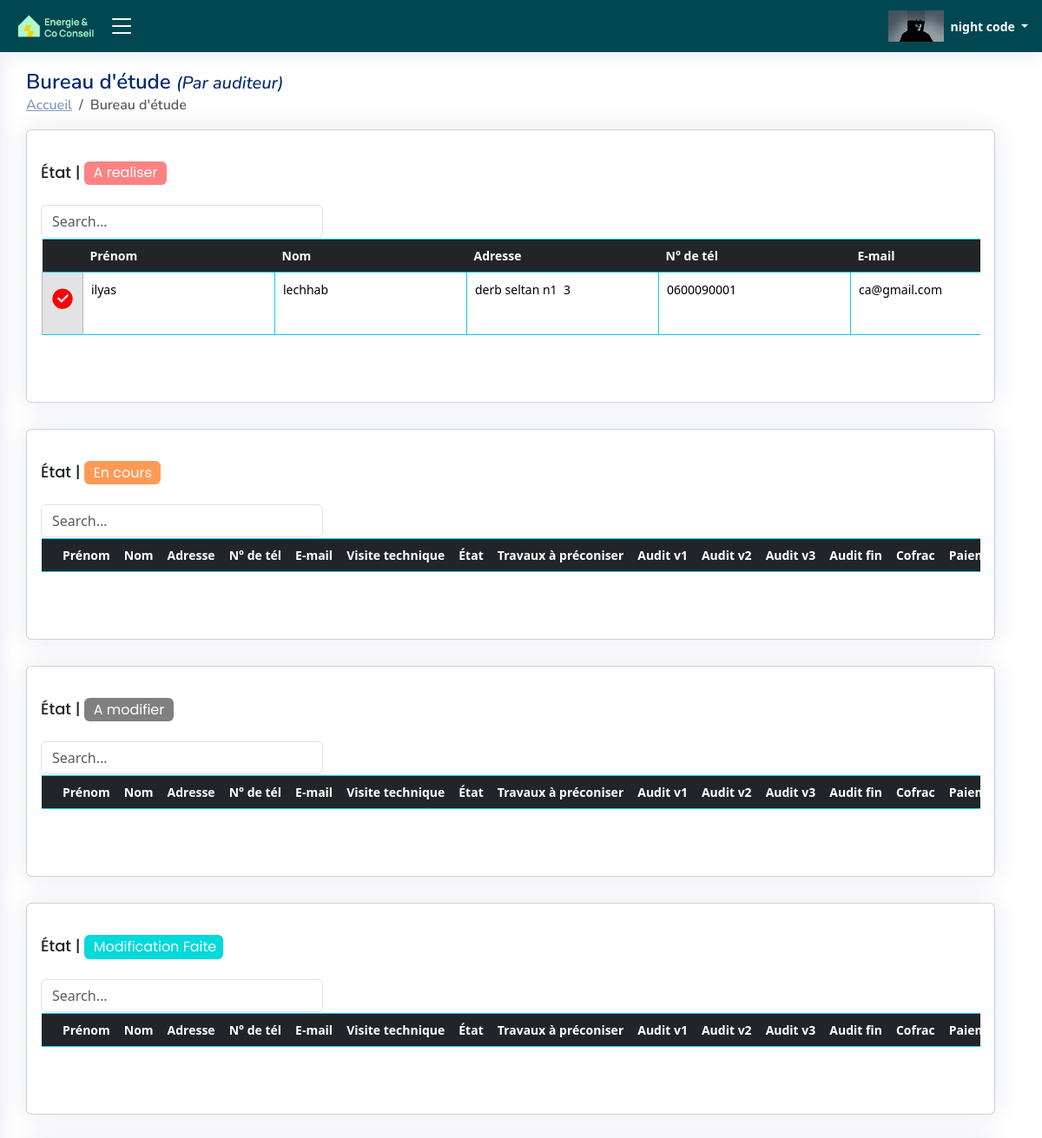
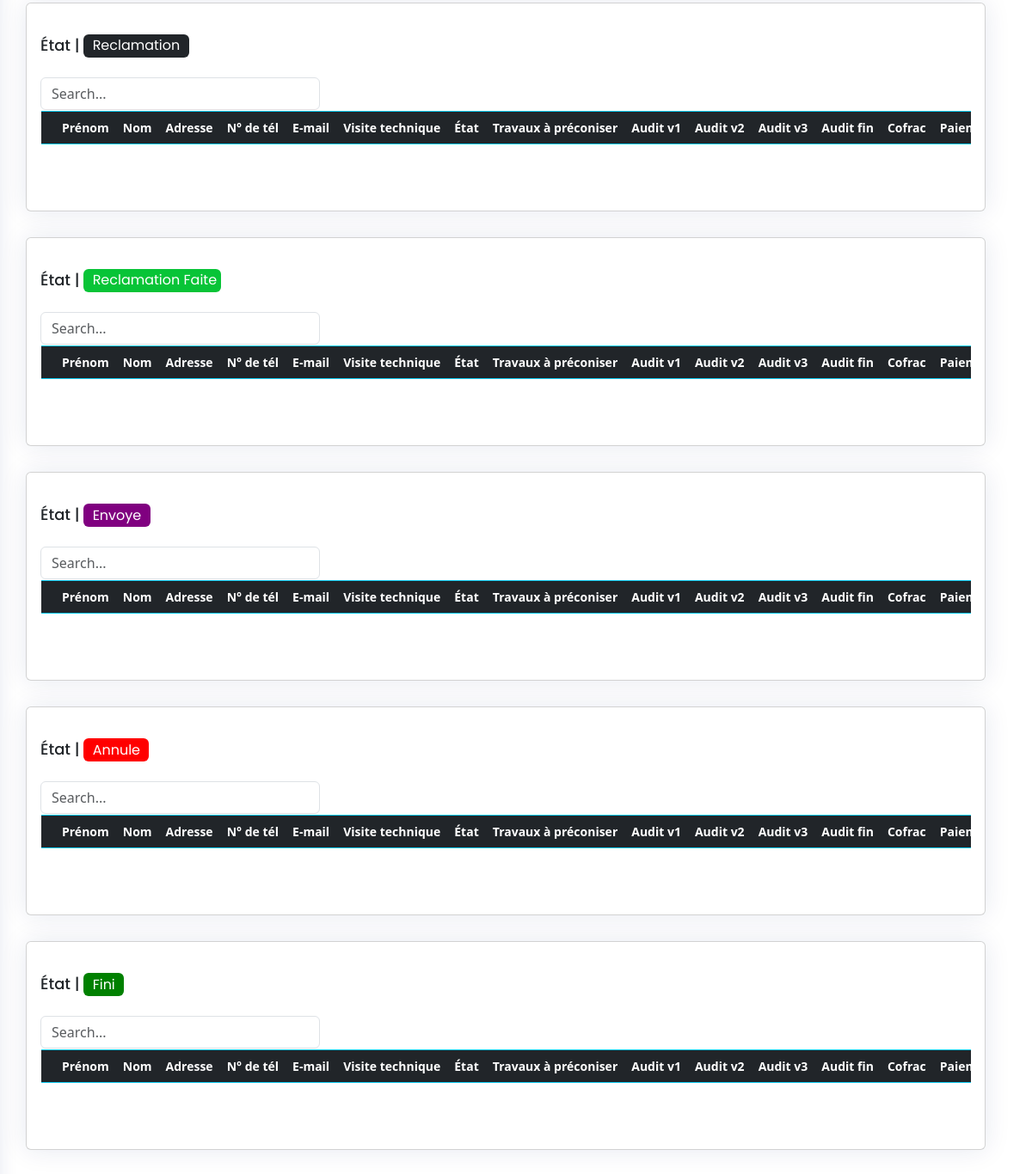
Screenshot of /BE_audit_BY_A/ (signed in) with the database file from the repository (2 pictures, top to bottom).
### ERapp/models.py (models this page shows, shortened)
class USER(AbstractBaseUser, PermissionsMixin):
    email = models.EmailField(unique=True)
    first_name = models.CharField(max_length=30, blank=True, null=True)
    last_name = models.CharField(max_length=30, blank=True, null=True)
    role = models.CharField(max_length=255, blank=True, null=True)
    agent = models.CharField(max_length=30, blank=True, null=True)
    num = models.CharField(max_length=30, blank=True, null=True)
    is_active = models.BooleanField(default=True)
    is_staff = models.BooleanField(default=False)
    is_superuser = models.BooleanField(default=False)
    profile_pic = models.ImageField(blank=True, upload_to='uploads/profilePic',default='uploads/default_user_avatar.png')
    date_joined = models.DateTimeField(default=timezone.now)
    last_login = models.DateTimeField(blank=True, null=True)
    user_id = models.CharField(max_length=255,blank=True, null=True)
    be = models.BooleanField(default=False)
    ai = models.BooleanField(default=False)
    com_name = models.CharField(max_length=255,blank=True, null=True)
    objects = CustomUserManager()
    USERNAME_FIELD = 'email'
    REQUIRED_FIELDS = ['first_name', 'last_name']

class TableData001(models.Model):
    cell_id = models.CharField(max_length=255,blank=True)
    firstname = models.CharField(max_length=255,blank=True)
    lastname = models.CharField(max_length=255,blank=True)
    address = models.CharField(max_length=255,blank=True)
    email = models.CharField(max_length=255,blank=True)
    num = models.CharField(max_length=255,blank=True)
    precaite = models.CharField(max_length=255,blank=True)
    vt = models.FileField(upload_to='uploads/files',blank=True)
    etat_vt = models.CharField(default="En cours",max_length=255,blank=True)
    etat = models.CharField(default="A realiser",max_length=255,blank=True)
    tp = models.CharField(max_length=255,blank=True)
    auditV1 = models.FileField(upload_to='uploads/files/%Y/%m/%d/',blank=True)
    auditV2 = models.FileField(upload_to='uploads/files/%Y/%m/%d/',blank=True)
    auditV3 = models.FileField(upload_to='uploads/files/%Y/%m/%d/',blank=True)
    cofrac = models.CharField(max_length=255,blank=True)
    paiement = models.BooleanField(default=False)
    auditeur = models.CharField(max_length=255,blank=True)
    agent= models.CharField(max_length=255,blank=True,null=True)
    bureau_d_etude = models.CharField(max_length=255,blank=True,null=True)
    be = models.BooleanField(default=False)
    ai = models.BooleanField(default=False)
    creation_time = models.DateTimeField(auto_now_add=True, blank = True)
    Envoye_time = models.DateTimeField(null=True, blank=True, default=None)
    Envoye_time_checker = models.BooleanField(default=False)
    fini_time = models.DateTimeField(null=True, blank=True, default=None)
    fini_time_checker = models.BooleanField(default=False)

### ERapp/views.py (the view)
# urls.py: path('BE_audit_BY_A/',BE_audit_BY_A ,name="BE_audit_BY_A"),
@login_required
def BE_audit_BY_A(request):
    redirect_page="/BE_audit_BY_A/"
    html_page="BE_audit_BY_A.html"
    table_view(request,redirect_page)
    list=audit_pages(request,redirect_page,html_page)
    return render(request, f"html/{html_page}", list)

### ERapp/views.py (called while the page is built, shortened)
@login_required
def table_view(request,redirect_page):
    user_=request.user

### ERapp/templates/html/BE_audit_BY_A.html (shortened to what this page needs)
{% load static %}
{% load l10n %}
{% load humanize %}
<!DOCTYPE html>
<html lang="fr">
<head>
  <link rel="stylesheet" href="https://cdnjs.cloudflare.com/ajax/libs/font-awesome/5.15.3/css/all.min.css">
  <link href="{% static 'css/style.css' %}" rel="stylesheet" type="text/css">
  <link href="{% static 'vendor/bootstrap/css/bootstrap.min.css' %}" rel="stylesheet">
  <link href="{% static 'vendor/bootstrap-icons/bootstrap-icons.css' %}" rel="stylesheet">
  <link href="{% static 'vendor/boxicons/css/boxicons.min.css' %}" rel="stylesheet">
  <link href="{% static 'vendor/quill/quill.snow.css' %}" rel="stylesheet">
  <link href="{% static 'vendor/quill/quill.bubble.css' %}" rel="stylesheet">
  <link href="{% static 'vendor/remixicon/remixicon.css' %}" rel="stylesheet">
  <link href="{% static 'vendor/simple-datatables/style.css' %}" rel="stylesheet">
</head>
<body onload="load()">
  {% if user.is_authenticated  and "auditeur" in user.role  %}
  <header id="header" class="header fixed-top d-flex align-items-center">
    <div class="d-flex align-items-center justify-content-between logo_with_button" >
      <a href="{% url 'main_page' %}"  class="logo d-flex align-items-center">
        <img src="{% static 'image\logo.png' %}" alt="" >
      </a>
      <i class="bi bi-list toggle-sidebar-btn " id="click_side_bar"></i>
    </div>
    <nav class="header-nav ms-auto">
      <ul class="d-flex align-items-center">
        <li class="nav-item dropdown pe-3">
          <a class="nav-link nav-profile d-flex align-items-center pe-0" href="#" data-bs-toggle="dropdown">
            <img src="{{ user.profile_pic.url }}"  alt="Image">
            <span class="d-none d-md-block dropdown-toggle ps-2">{{ user.first_name }} {{ user.last_name }} </span>
          </a>
        </li>
      </ul>
    </nav>
  </header>
  <main id="main" class="main">
    <div class="pagetitle">
      <h1>Bureau d'étude <i class="h5">(Par auditeur)</i></h1>
      <nav>
        <ol class="breadcrumb">
          <li class="breadcrumb-item"><a href="{% url 'main_page' %}">Accueil</a></li>
          <li class="breadcrumb-item active">Bureau d'étude</li>
        </ol>
      </nav>
    </div>
    <section class="section dashboard">
      <div class="row">
            {% for k  in table_index %}
            <div class="row">
              <div class="col-12">
                <div class="card recent-sales">
                  <div class="card-body">
                    <h5 class="card-title">État | <span class="badge" data-badge="{{k.state}}"> {{k.state}}</span> </h5>
                    <input class="form-control" type="text" id="filterInput_{{ k.index }}" placeholder="Search..." style="width:30%;min-width:100px;">
                      <div class="overflow-auto" style="padding:1px;">
                      <form method="post"  enctype="multipart/form-data" id="myForm">
                      <table class="table  table-hover   table-bordered  table-borderless border-info " id="tableDATA_{{k.index}}" cellspacing="0" >
                        <thead class="table-dark border-info">
                          <tr>
                          <th class="fixed-column" ></th>
                          <th onclick="sortTable('tableDATA_{{k.index}}',1)">Prénom</th>
                          <th onclick="sortTable('tableDATA_{{k.index}}',2)" >Nom </th>
                          <th onclick="sortTable('tableDATA_{{k.index}}',3)" >Adresse </th>
                          <th onclick="sortTable('tableDATA_{{k.index}}',4)">N° de tél</th>
                          <th onclick="sortTable('tableDATA_{{k.index}}',5)">E-mail </th>
                          <th colspan=2>Visite technique</th>
                          <th>État</th>
                          <th onclick="sortTable('tableDATA_{{k.index}}',9)" >Travaux à préconiser</th>
                          <th>Audit v1</th>
                          <th>Audit v2</th>
                          <th>Audit v3</th>
                          <th>Audit fin</th>
                          <th onclick="sortTable('tableDATA_{{k.index}}',14)">Cofrac</th>
                          <th >Paiement</th>
                          </tr>
                        </thead>
                          <tbody id="myTable_{{k.index}}">
                              {% for item in data %}
                              {% if item.etat == k.state and item.be == True and Audi in item.auditeur %}
                            <tr>
                                <td class="fixed-column table-secondary"><button  class="button_table_data" type="submit" id="table{{k.index}}_edit_col" name="button_edit_data_on_table" value="{{item.cell_id}}" onclick="my_Func_edit_table_{{k.index}}('{{item.cell_id}}') "><i class="ri-checkbox-circle-fill fa-2x color-red "></i></button></td>
                                <td class="td_input_cell" ><input class="input_table_data" type="text" name="table_firstname_{{ item.cell_id }}" id="table{{k.index}}_firstname{{ item.cell_id }}" value="{{ item.firstname }}"  ></td>
                                <td class="td_input_cell"><input class="input_table_data" type="text" name="table_lastname_{{ item.cell_id }}" id="table{{k.index}}_lastname{{ item.cell_id }}" value="{{ item.lastname }}"  ></td>
                                <td class="td_input_cell"><input class="input_table_data" type="text" name="table_address_{{ item.cell_id }}" id="table{{k.index}}_address{{ item.cell_id }}" value="{{ item.address }}"  ></td>
                                <td class="td_input_cell"><input class="input_table_data" type="text" name="table_num_{{ item.cell_id }}" id="table{{k.index}}_num{{ item.cell_id }}" value="{{ item.num }}"  ></td>
                                <td class="td_input_cell"><input class="input_table_data" type="text" name="table_email_{{ item.cell_id }}" id="table{{k.index}}_email{{ item.cell_id }}" value="{{ item.email }}"  ></td>
                              </tr>
                              {% endif %}
                              {% endfor %}
                          </tbody>
                      </table>
                  </form>
                </div>
                  </div>
                </div>
              </div>
            </div>
            {% endfor %}
      </div>
    </section>
  </main>
  {% else %}
  <script>
    window.location.href = "{% url 'not_logged_in' %}";
  </script>
  {% endif %}
</body>
</html>

### rows the page displays
USER: profile_pic (picture), first_name "night", last_name "code"
TableData001: firstname "ilyas", lastname "lechhab", address "derb seltan n1 3", num "0600090001", email "ca@gmail.com"

### other values shown
{{ k.state }} "A realiser" "En cours" "A modifier" "Modification Faite" "Reclamation" "Reclamation Faite" "Envoye" "Annule" "Fini"
